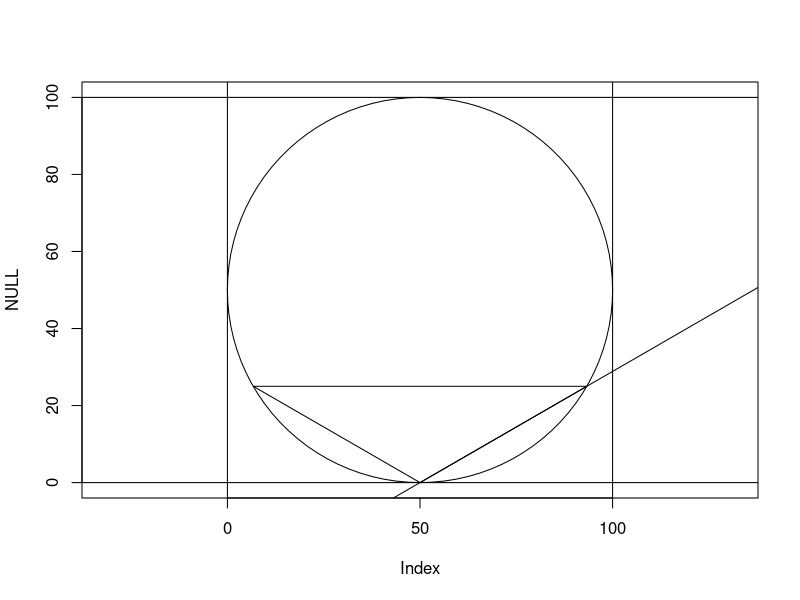

This chart was generated by the following R code:
library(plotrix)

plot(x=NULL, y=NULL, xlim=c(0,100), ylim=c(0,100), asp = 1)
draw.circle(x = 50, y = 50, radius = 50)
abline(h=0)
abline(h=100)
abline(v=0)
abline(v=100)

# Triangle points:
myTri <- data.frame(id=1, x=50, y=0)
myTri <- rbind(myTri, c(2, 25*(2+sqrt(3)), tan(pi/6)*((25*(2+sqrt(3)))-50)))
myTri <- rbind(myTri, c(3, -25*(sqrt(3)-2), tan(-pi/6)*((-25*(sqrt(3)-2))-50)))
polygon(myTri[,2], myTri[,3])

abline(a=tan(pi/6)*(-50), tan(pi/6))
